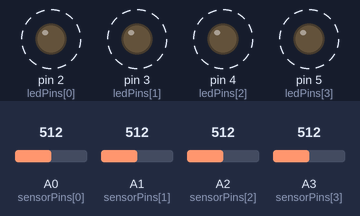
A sketch run on a simulated Arduino Uno, built with avr-gcc and run on an emulated ATmega328P. Shown: output pins drawn as LEDs (lit = HIGH). Dashed ring = blinking. Inputs (shaded band) come from the test bench; at power-on: A0 (sensorPins[0]) = 512, A1 (sensorPins[1]) = 512, A2 (sensorPins[2]) = 512, A3 (sensorPins[3]) = 512. MIDI output is not drawn.

Above: at 1.27 s.
1.3 s: A0 (sensorPins[0]) set to 56
4.3 s: A0 (sensorPins[0]) set to 47
At 4.45 s:
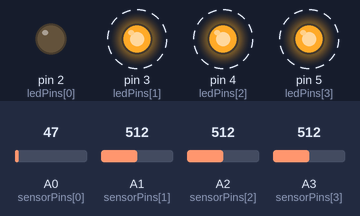
7.3 s: A1 (sensorPins[1]) set to 53
10.3 s: A1 (sensorPins[1]) set to 48
At 10.52 s:
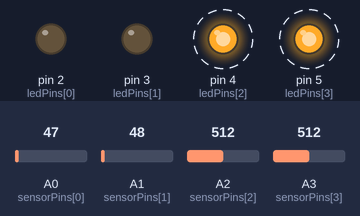
13.3 s: A2 (sensorPins[2]) set to 55
16.3 s: A2 (sensorPins[2]) set to 46
At 16.48 s:
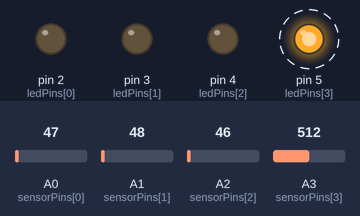
Timing chart, 0 to 20.3 s (numbered marks = the images above; inputs shaded):
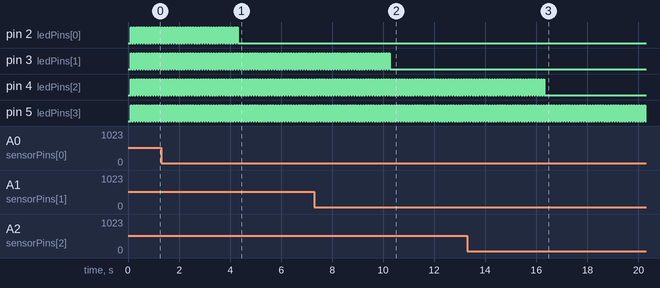

Measured:
- the behaviour switches between 51 and 50 on A0 (sensorPins[0]) (found by bisection; images 0 and 1)
- the behaviour switches between 51 and 50 on A1 (sensorPins[1]) (found by bisection; images 1 and 2)
- the behaviour switches between 51 and 50 on A2 (sensorPins[2]) (found by bisection; images 2 and 3)
- after the input at 4.3 s, pin 2 (ledPins[0]): stops changing and stays LOW
- after the input at 10.3 s, pin 3 (ledPins[1]): stops changing and stays LOW
- after the input at 16.3 s, pin 4 (ledPins[2]): goes on until 16.3 s, then stays LOW
- by itself, pin 2 (ledPins[0]), pin 3 (ledPins[1]), pin 4 (ledPins[2]), pin 5 (ledPins[3]): alternates HIGH for 0.05 s and LOW for 0.05 s

The sketch:

found_object_midi_controller.ino
```cpp
#include <MIDI.h>

MIDI_CREATE_DEFAULT_INSTANCE();

// ======= CONFIGURABLE SETTINGS =======
const int numSensors = 4; // Number of piezo sensors you're using
const int sensorPins[numSensors] = {A0, A1, A2, A3}; // Analog pins
const int midiNotes[numSensors] = {60, 62, 64, 65};  // Corresponding MIDI notes
const int ledPins[numSensors] = {2, 3, 4, 5};        // LEDs for visual feedback

const int threshold = 50;          // Minimum sensor reading to trigger
const int velocityMin = 30;         // Minimum velocity
const int velocityMax = 127;        // Maximum velocity
const int triggerCooldown = 100;   // Cooldown in ms between triggers
const int noteOffDelay = 50;        // Delay after Note On before sending Note Off (ms)

// ======= INTERNAL STATE =======
unsigned long lastTriggerTimes[numSensors];
bool notesAreOn[numSensors];

void setup() {
  MIDI.begin(MIDI_CHANNEL_OMNI); // Listen to all MIDI channels

  // Setup sensor and LED pins
  for (int i = 0; i < numSensors; i++) {
    pinMode(sensorPins[i], INPUT);
    pinMode(ledPins[i], OUTPUT);
    digitalWrite(ledPins[i], LOW);

    lastTriggerTimes[i] = 0;
    notesAreOn[i] = false;
  }
}

void loop() {
  unsigned long currentTime = millis();

  for (int i = 0; i < numSensors; i++) {
    int sensorValue = analogRead(sensorPins[i]);

    if (sensorValue > threshold && (currentTime - lastTriggerTimes[i]) > triggerCooldown) {
      int velocity = map(sensorValue, threshold, 1023, velocityMin, velocityMax);
      velocity = constrain(velocity, velocityMin, velocityMax);

      // Send Note On
      MIDI.sendNoteOn(midiNotes[i], velocity, 1); // MIDI channel 1
      notesAreOn[i] = true;
      lastTriggerTimes[i] = currentTime;

      // Flash LED
      digitalWrite(ledPins[i], HIGH);
    }

    // Handle Note Off
    if (notesAreOn[i] && (currentTime - lastTriggerTimes[i]) > noteOffDelay) {
      MIDI.sendNoteOff(midiNotes[i], 0, 1);
      notesAreOn[i] = false;

      // Turn off LED
      digitalWrite(ledPins[i], LOW);
    }
  }
}
```
